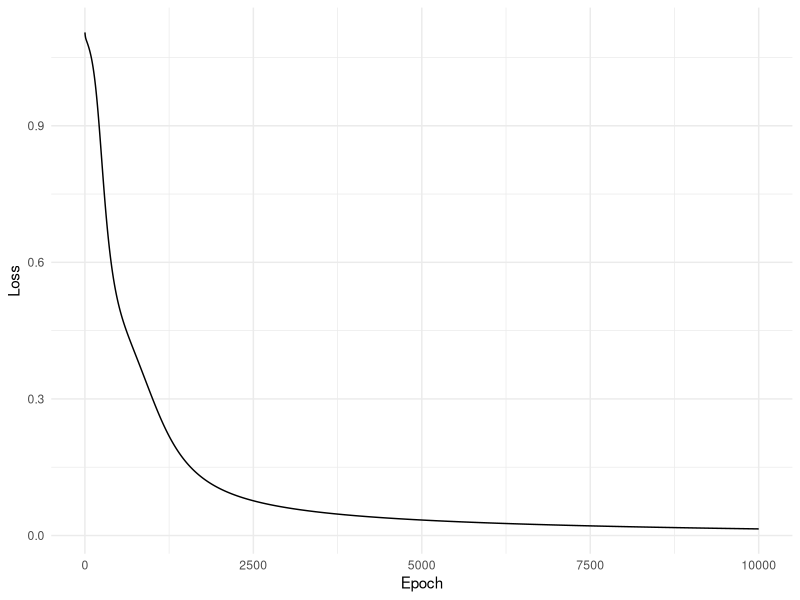
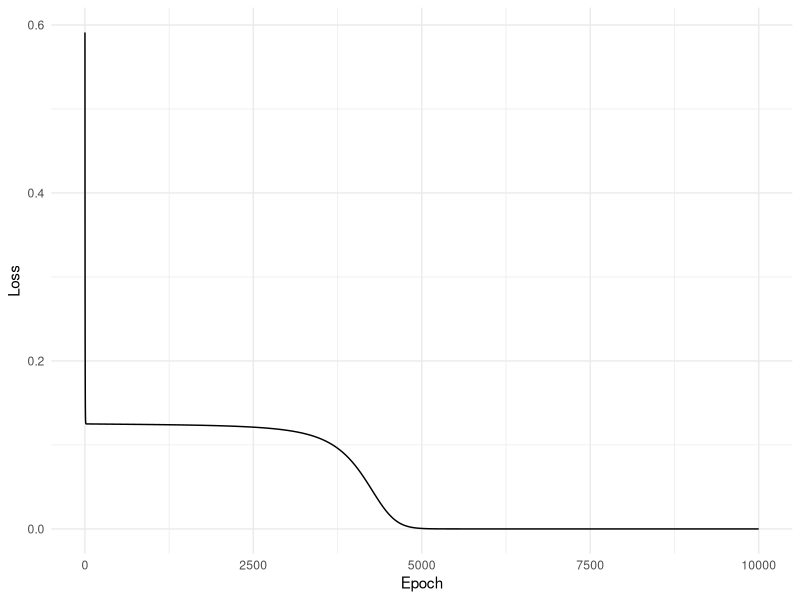
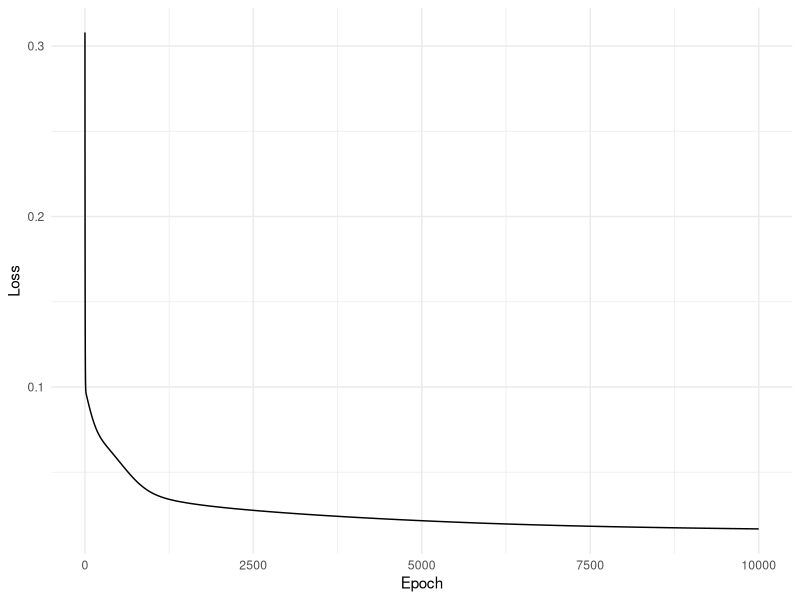

The R source for these figures, in order:
## ---- chunk 1
knitr::opts_chunk$set(echo = TRUE)
## ---- chunk 2
library(tidyverse)
library(caret)
## ---- chunk 3
sigmoid <- function(x){
  1 / (1 + exp(-x))
}

#Beware of Dying relu, non negative inputs please!
relu <- function(x){
  pmax(x,0)
}

linear <- function(x){
  x
}

softmax <- function(x){
  res = exp(x) / rowSums(exp(x))
  res
}
## ---- chunk 4
sparse_categorical_cross_entropy <- function(preds,Y){
  n <- nrow(Y)
  -(sum(log(preds[cbind(1:n, as.vector(Y) + 1)] + .00000001))) / n #do some funny stuff here to avoid log(0)
}


mean_square_error <- function(preds,Y){
  n = nrow(Y)
  MSE = sum((Y - preds)^2)/(2*n)
  MSE
}
## ---- chunk 5
forwardprop <- function(X,model){
  A = X
  m = nrow(A)
  for (i in 1:length(model)){
    ones_shaping = matrix(1, nrow = m, ncol = 1)
    biasmatrix = ones_shaping %*%  model[[i]]$B
    # Z = x * w + b
    Z = (A%*%(model[[i]]$W)) + biasmatrix
    
    if(model[[i]]$activation == "sigmoid"){
      A_next = sigmoid(Z)
    }else if(model[[i]]$activation == "linear"){
      A_next = linear(Z)
    }else if(model[[i]]$activation == "softmax"){
      A_next = softmax(Z)
    }else{
      A_next = relu(Z)
    }
    
    model[[i]]$cache = list(a_prev = A, z = Z, a_next = A_next)
    A = A_next
  }
  list(preds = A, model = model)
}

backpropogation <- function(Y,preds,model,lossfun="mse"){
  gradients <- vector("list",length(model))
  n <- nrow(Y)
  
  dZ = 0
  dA = 0
  for (i in length(model):1){
    layer <- model[[i]]
    A_prev <- layer$cache$a_prev
    Z <- layer$cache$z
    A_next <- layer$cache$a_next
    skipactdZ = FALSE
    if (i == length(model)){
      if (lossfun == "mse"){
        dA <- (preds - Y)/n
      } else if (lossfun == "sce"){
        one_hot <- matrix(0, nrow=n, ncol=ncol(preds))
        one_hot[cbind(1:n, Y + 1)] <- 1 #cbind is sort of like bind cols for matrices
        skipactdZ =TRUE
        dZ <- (preds - one_hot) / n
      }else {
        stop("invalid loss function")
      }
    } else {
      dA <- dZ %*% t(model[[i+1]]$W)
    }
    
    if (skipactdZ == FALSE){
      if (layer$activation == "sigmoid"){
        dZ <- dA * (A_next * (1-A_next))
      } else if (layer$activation == "relu"){
        dZ <- dA * (Z > 0)
      } else if (layer$activation == "linear"){
        dZ <- dA
      } else if(layer$activation == "softmax"){
        dZ <- dA #done earlier, okay to ignore
      } else {
        stop("Invalid activation function")
      }
    }
    dW <- t(A_prev) %*% dZ
    dB <- matrix(apply(dZ, 2, sum), nrow = 1)
    
    gradients[[i]] <- list(dw = dW, db = dB)
  }
  gradients
}

update_params <- function(gradients, model, lr){
  for (i in 1:length(model)){
    model[[i]]$W =  model[[i]]$W - gradients[[i]]$dw * lr
    model[[i]]$B = model[[i]]$B - gradients[[i]]$db * lr
  }
  model
}


## ---- chunk 6
makelayer <- function(inputsize, outputsize, actfunc = "sigmoid"){
  if (actfunc == "relu"){
    scale = sqrt(2/inputsize)
  }else{
    scale = sqrt(1/inputsize)
  }
  list(W = matrix(rnorm(inputsize *outputsize,mean = 0, sd = scale), nrow = inputsize, ncol = outputsize), B = matrix(0, nrow = 1, ncol = outputsize), activation = actfunc, storage =list())
}


buildmodel <- function(dims){
  ldims <- dims %>% length
  model <- list()
  for (i in 1:(ldims-1)){
    if (i== ldims-1){
      cur <- makelayer(dims[i], dims[i+1], actfunc = "softmax")
      model[[i]] = cur
    }else{
      cur <- makelayer(dims[i], dims[i+1], actfunc = "sigmoid")
      model[[i]] = cur
    }
  }
  model
}
## ---- chunk 7
train <- function(X,Y, model, lossfun, learningrate = 0.1){
  fp <- forwardprop(X, model)
  predictions <- fp$preds 
  curmodel <- fp$model
  
  loss <- 0
  if (lossfun =="bce"){
    loss = binary_cross_entropy(predictions, Y)
  }else if(lossfun == "sce"){
    loss = sparse_categorical_cross_entropy(predictions, Y)
  }else{
    loss =mean_square_error(predictions, Y)
  }
  
  gradientres <- backpropogation(Y,predictions,curmodel, lossfun)
  
  curmodel = update_params(gradientres,curmodel, learningrate)
  list(model = curmodel, loss = loss)
}

## ---- chunk 8
set.seed(19)
X <- as.matrix(scale(iris[, 1:4]))
Y <- matrix(as.numeric(iris$Species) - 1, ncol = 1) #as numeric makes it 1-3, we want is 0-2
index <- createDataPartition(iris$Species, p = 0.8, list = FALSE)


x_tr = X[index, ]
y_tr = Y[index, , drop = FALSE]

x_tt = X[-index, ]
y_tt = Y[-index, , drop = FALSE]

modeldimension <- c(4, 8, 4, 3)

# model dims must be a c()
#modeldimension = c(2, 4, 1)
model = buildmodel(modeldimension)


epochs = 10000
losses <- tibble(epoch = numeric(), loss = numeric())
for(epoch in 1:epochs){
  result <- train(x_tr, y_tr, model, "sce")
  model <- result$model
  losses <- losses %>% add_row(epoch = epoch, loss = result$loss)
}

losses %>% ggplot(aes(x = epoch, y = loss)) +
  geom_line() +
  xlab("Epoch") + ylab("Loss") +
  theme_minimal()


fp_test <- forwardprop(x_tt, model)
predicted <- max.col(fp_test$preds) - 1
actual    <- as.vector(y_tt)
accuracynn <- mean(predicted == actual)

accuracynn
## ---- chunk 9

buildmodel1 <- function(dims){
  ldims <- dims %>% length
  model <- list()
  for (i in 1:(ldims-1)){
    if (i== ldims-1){
      cur <- makelayer(dims[i], dims[i+1], actfunc = "linear")
      model[[i]] = cur
    }else{
      cur <- makelayer(dims[i], dims[i+1], actfunc = "sigmoid")
      model[[i]] = cur
    }
  }
  model
}

X = matrix(c(0,0, 0,1, 1,0, 1,1), ncol = 2, byrow = TRUE)
Y = matrix(c(0,1,1,0), ncol = 1)
  
modeldimension <- c(2, 8, 4, 1)

# model dims must be a c()
#modeldimension = c(2, 4, 1)
model = buildmodel1(modeldimension)


epochs = 10000
losses <- tibble(epoch = numeric(), loss = numeric())
for(epoch in 1:epochs){
  result <- train(X, Y, model, "mse")
  model <- result$model
  losses <- losses %>% add_row(epoch = epoch, loss = result$loss)
}

losses %>% ggplot(aes(x = epoch, y = loss)) +
  geom_line() +
  xlab("Epoch") + ylab("Loss") +
  theme_minimal()

fp_test <- forwardprop(X, model)
predicted <- fp_test$preds
actual <- Y
predicted
mse <- mean_square_error(predicted, actual)
mse
## ---- chunk 10
set.seed(831)
X <- as.matrix(scale(mtcars[, c("mpg","cyl","disp","hp","wt")]))
Y <- matrix(mtcars$am, ncol = 1)

index <- createDataPartition(mtcars$am, p = 0.8, list = FALSE)

xt = X[index, ]
yt= Y[index, , drop = FALSE]
xtt = X[-index, ]
ytt = Y[-index, , drop = FALSE]

modeldimensions <- c(5, 8, 4, 1)

# model dims must be a c()
#modeldimension = c(2, 4, 1)
model = buildmodel1(modeldimensions)


epochs = 10000
losses <- tibble(epoch = numeric(), loss = numeric())
for(epoch in 1:epochs){
  result <- train(xt, yt, model, "mse")
  model <- result$model
  losses <- losses %>% add_row(epoch = epoch, loss = result$loss)
}

losses %>% ggplot(aes(x = epoch, y = loss)) +
  geom_line() +
  xlab("Epoch") + ylab("Loss") +
  theme_minimal()




fp_test <- forwardprop(xtt, model)
predicted <- round(fp_test$preds)
actual    <- as.vector(ytt)
accuracynn <- mean(predicted == actual)

accuracynn

#GLM
X_tr <- as.data.frame(X[index, ])
X_tr$am <- as.vector(yt)
X_tt <- as.data.frame(X[-index, ])
X_tt$am <- as.vector(ytt)

#GLM trained in super wierd way because we had to scale X at the beginning of this code block.
glm_model <- glm(am ~ ., data = X_tr, family = binomial(link = "logit"))
glm_pred <- round(predict(glm_model, X_tt, type = "response"))
accuracyglm <- mean(glm_pred == as.vector(ytt))
accuracyglm
